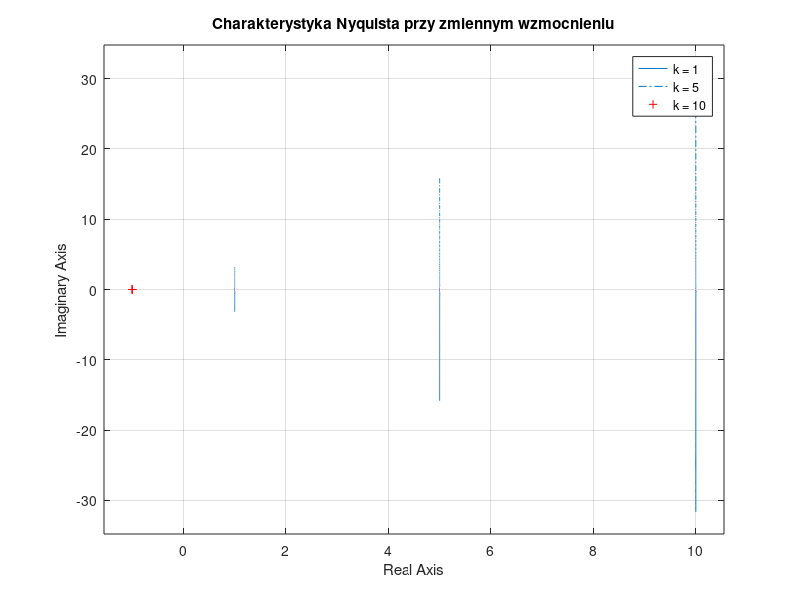
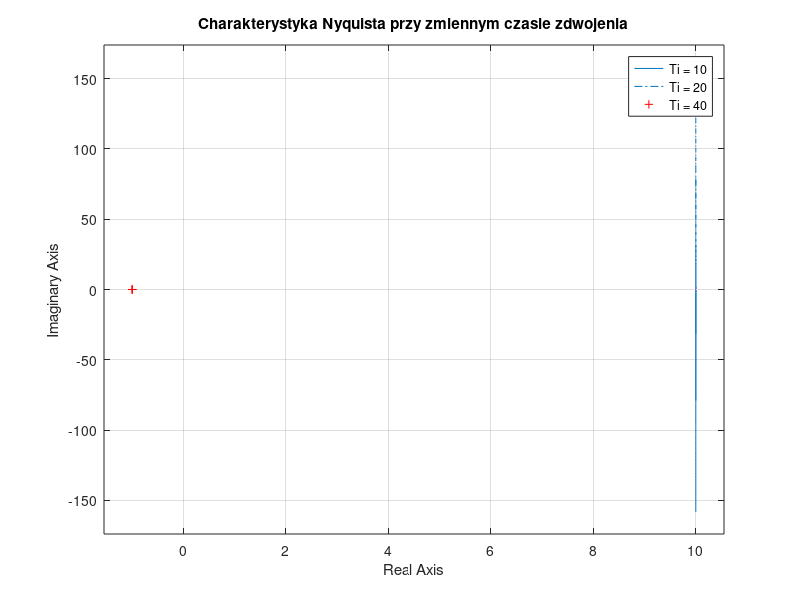
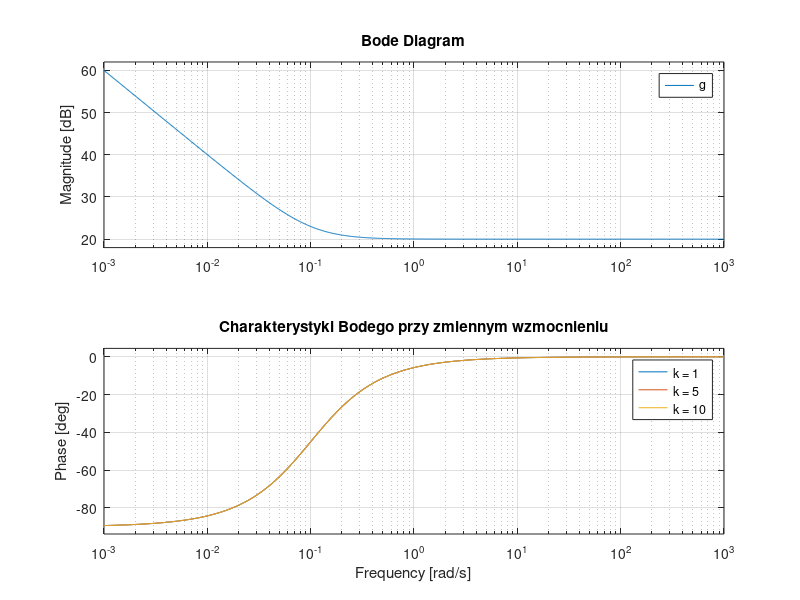
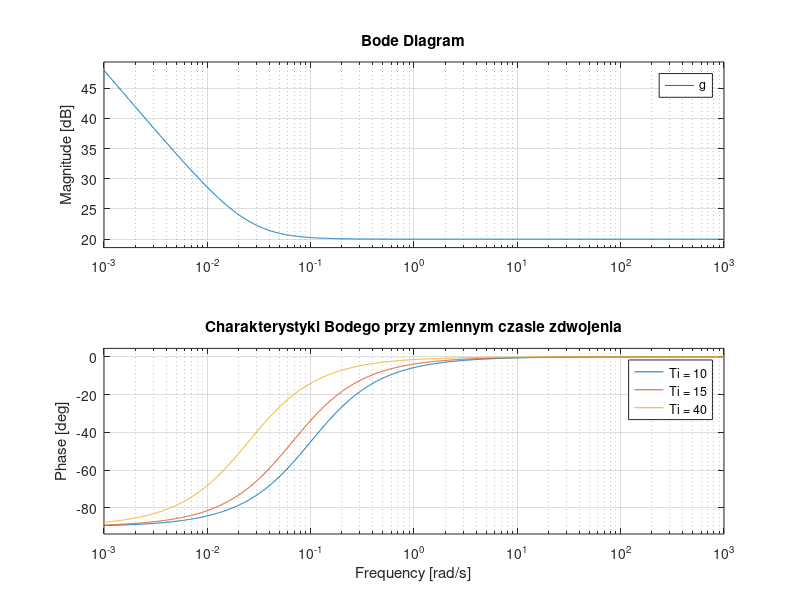

MATLAB code for these plots, in order:
clear all; close all;

% ?????????????????????????????????????????????????????????????
% PI
% Charakterystyka Nyquista
%% *****************************************
figure(1)
k = 1; Ti = 10;
g = tf([k*Ti, k], [Ti, 0]);
nyquist(g)
hold on

k = 5; Ti = 10;
g = tf([k*Ti, k], [Ti, 0]);
nyquist(g)

k = 10; Ti = 10;
g = tf([k*Ti, k], [Ti, 0]);
nyquist(g)


grid on
title('Charakterystyka Nyquista przy zmiennym wzmocnieniu')
legend('k = 1','k = 5','k = 10')

%% *****************************************
figure(2)
k = 10; Ti = 10;
g = tf([k*Ti, k], [Ti, 0]);
nyquist(g)
hold on

k = 10; Ti = 20;
g = tf([k*Ti, k], [Ti, 0]);
nyquist(g)

k = 10; Ti = 40;
g = tf([k*Ti, k], [Ti, 0]);
nyquist(g)


grid on
title('Charakterystyka Nyquista przy zmiennym czasie zdwojenia')
legend('Ti = 10','Ti = 20','Ti = 40')

% Charakterystyki Bodego
%% *****************************************
figure(3)
k = 1; Ti = 10;
g = tf([k*Ti, k], [Ti, 0]);
w = logspace(-3, 3, 1000); bode(g, w)
hold on

k = 5; Ti = 10;
g = tf([k*Ti, k], [Ti, 0]);
bode(g, w)

k = 10; Ti = 10;
g = tf([k*Ti, k], [Ti, 0]);
bode(g, w)

grid on
title('Charakterystyki Bodego przy zmiennym wzmocnieniu')
legend('k = 1','k = 5','k = 10')

%% *****************************************
figure(4)
k = 10; Ti = 10;
g = tf([k*Ti, k], [Ti, 0]);
w = logspace(-3, 3, 1000); bode(g, w)
hold on

k = 10; Ti = 15;
g = tf([k*Ti, k], [Ti, 0]);
w = logspace(-3, 3, 1000); bode(g, w)

k = 10; Ti = 40;
g = tf([k*Ti, k], [Ti, 0]);
w = logspace(-3, 3, 1000); bode(g, w)


grid on
title('Charakterystyki Bodego przy zmiennym czasie zdwojenia')
legend('Ti = 10','Ti = 15','Ti = 40')
